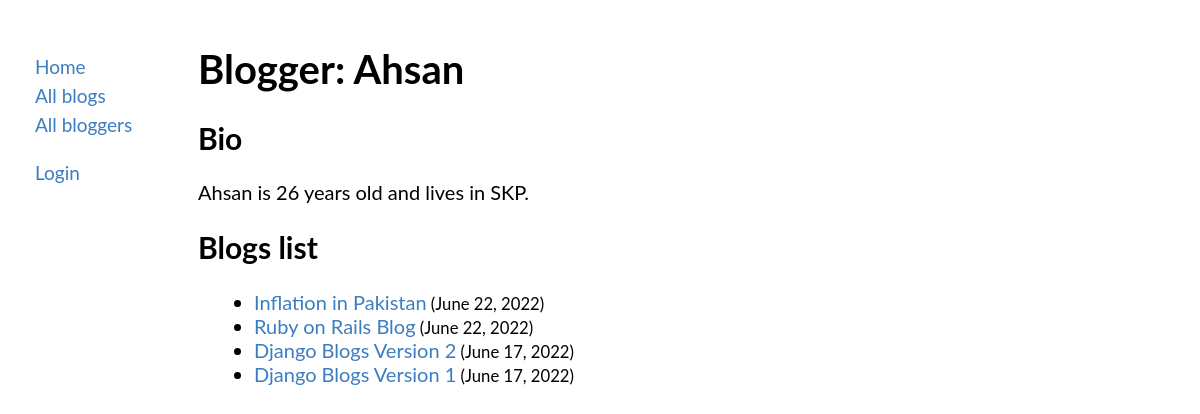
/blog/blogger/1/, run on the app's committed database.
### blog/models.py (models this page shows, shortened)
class BlogAuthor(models.Model):
    user = models.OneToOneField(User, on_delete=models.CASCADE, primary_key=True)
    author_name = models.CharField(max_length=200)
    author_bio = models.TextField()

class Blog(models.Model):
    author = models.ForeignKey(BlogAuthor, on_delete=models.CASCADE, related_name='blogs')
    blog_name = models.CharField(max_length=200)
    blog_desc = models.TextField()
    post_date = models.DateTimeField(auto_now_add=True)
    class Meta:
        ordering = ['-post_date']

### blog/views.py (the view)
# urls.py: path('blog/blogger/<int:pk>/', views.BloggersDetailView.as_view(), name='bloggersdetails'),
class BloggersDetailView(generic.DetailView):
    model = BlogAuthor
    template_name = 'blog/bloggersdetails.html'

### blog/templates/blog/bloggersdetails.html
{% extends "blog/base.html" %}
{% block content %}
<h1>Blogger: {{ blogauthor.author_name }}</h1>
<h2>Bio</h2>
{{ blogauthor.author_bio }}
<h2>Blogs list</h2>
<ul>
{% for x in blogauthor.blogs.all %}
    <li><a href="{% url 'blog:blogsdetails' x.id%}">{{ x.blog_name }}</a><small> ({{ x.post_date | date }})</small></li>
{% endfor %}
</ul>
{% endblock content %}

### data on the page
BlogAuthor: author_name "Ahsan", author_bio "Ahsan is 26 years old and lives in SKP."
Blog: blog_name "Inflation in Pakistan", post_date "June 22, 2022"
Blog: blog_name "Ruby on Rails Blog", post_date "June 22, 2022"
Blog: blog_name "Django Blogs Version 2", post_date "June 17, 2022"
Blog: blog_name "Django Blogs Version 1", post_date "June 17, 2022"
